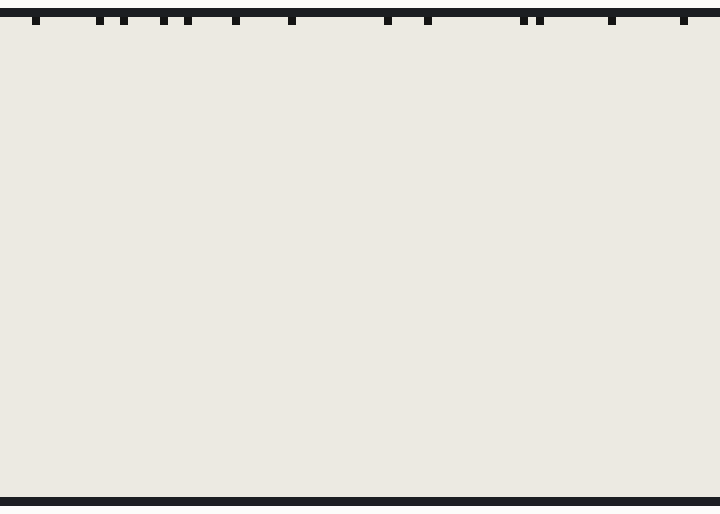
A sketch run on a simulated Arduino Uno, built for the host (arithmetic inside an expression is 32-bit, double 64-bit). Parts: 800×480 one-colour display. Random numbers use the default seed unless the sketch sets one.

Above: at 5.3 s.
At 8.9 s:
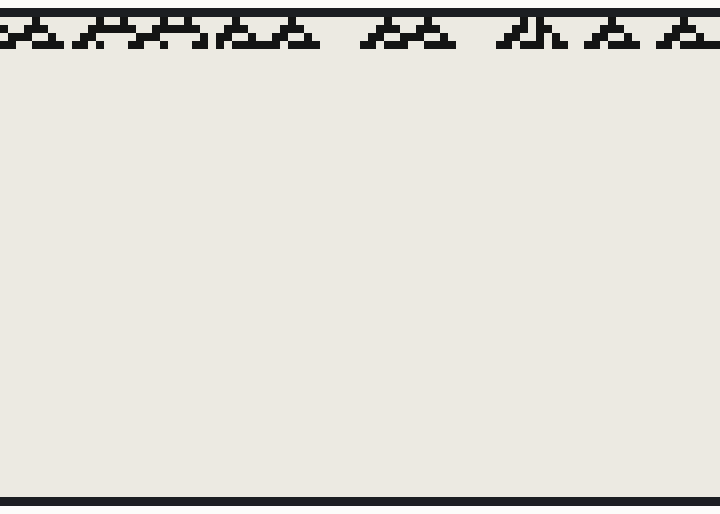
At 12.5 s:
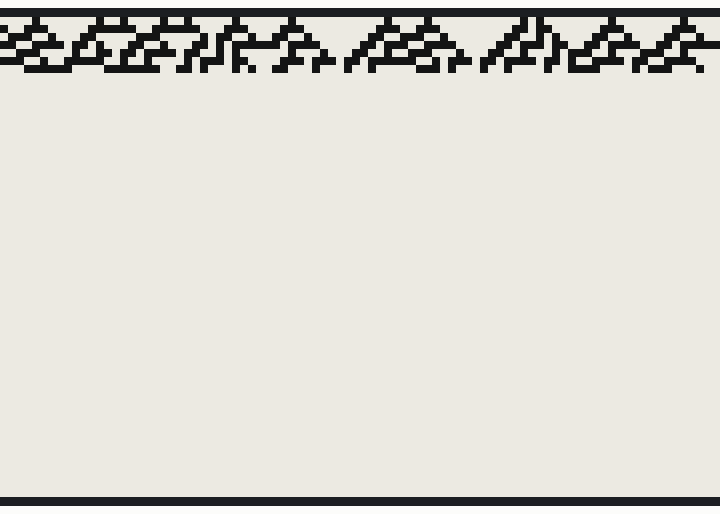
At 20.9 s:
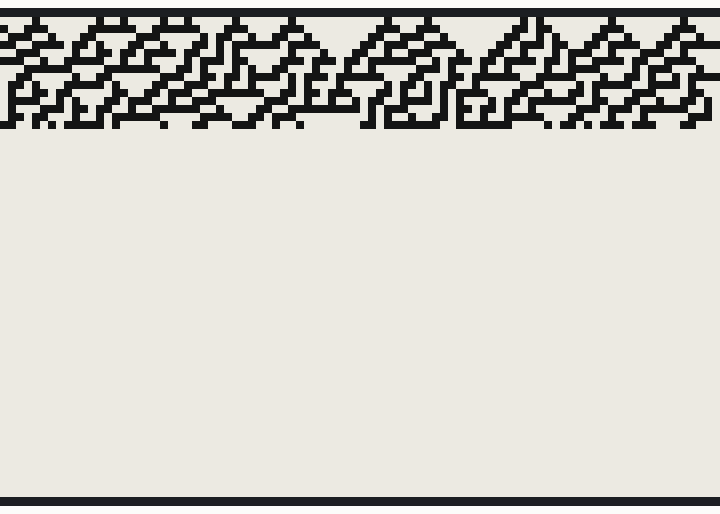
At 29.3 s:
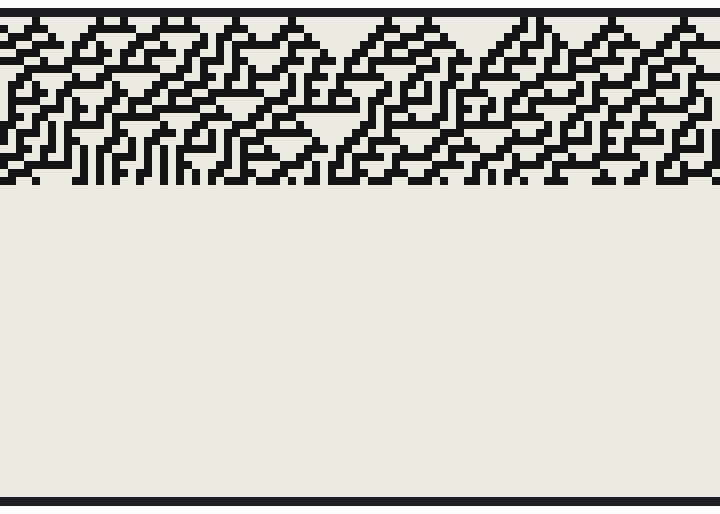
At 37.7 s:
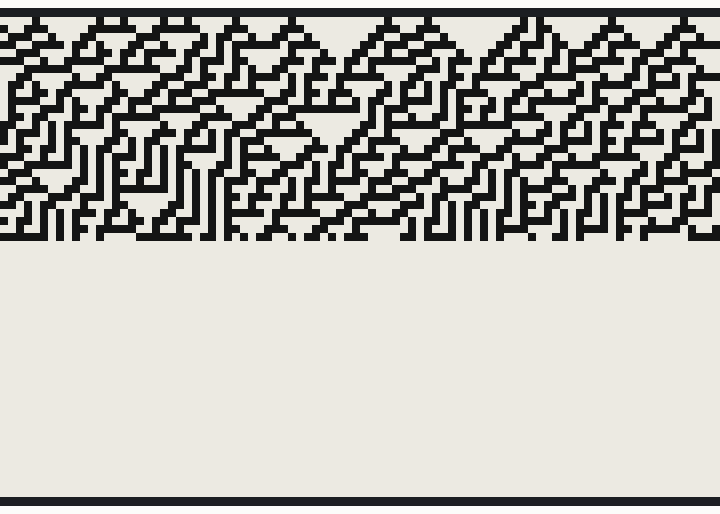

The sketch:

02_rule_30.ino
```cpp
#include <GxEPD2_BW.h>

#define H 480
#define W 800
#define CELL_SIDE 8
#define NUM_CELLS (W/CELL_SIDE)
#define TAPE_SIZE (NUM_CELLS*2)  // "Infinite" tape

GxEPD2_BW<GxEPD2_750_T7, GxEPD2_750_T7::HEIGHT> display(GxEPD2_750_T7(/*CS=5*/ SS, /*DC=*/ 17, /*RST=*/ 16, /*BUSY=*/ 4));
int loop_count = 0;

bool tape[TAPE_SIZE];

void setup() {
  initDisplay();
  initializeTape();
}

void initDisplay() {
  display.init(0, true, 2, false);
  display.setRotation(0);
  display.fillScreen(GxEPD_WHITE);
}

void fullRefresh() {
  display.clearScreen();
}

void initializeTape() {
  for (int i=0; i<TAPE_SIZE; i++) {
    bool state = false;
    if (random(0, 10) < 2) {
      state = true;
    }
    // if (i == 80) state = true;
    tape[i] = state;
  }
}

bool evaluate(bool left, bool center, bool right) {
  return (left ^ (center || right));
}

void updateTape() {
  bool new_tape[TAPE_SIZE];

  new_tape[0] = evaluate(false, tape[0], tape[1]);
  for (int i=1; i < (TAPE_SIZE-1); i++) {
    new_tape[i] = evaluate(tape[i-1], tape[i], tape[i+1]);
  }
  new_tape[TAPE_SIZE-1] = evaluate(tape[TAPE_SIZE-2], tape[TAPE_SIZE-1], false);

  for (int i=0; i < TAPE_SIZE; i++) {
    tape[i] = new_tape[i];
  }
}

void loop() {
  if (loop_count % 100 == 0) {
    fullRefresh();
  }

  int current_line = loop_count % (H/CELL_SIDE);
  int first_cell = 30;
  for (int i=first_cell; i < (first_cell+NUM_CELLS); i++) {
    uint16_t color = tape[i] ? GxEPD_BLACK : GxEPD_WHITE;
    int x = i - first_cell;
    display.fillRect(x*CELL_SIDE, current_line*CELL_SIDE, CELL_SIDE, CELL_SIDE, color);
  }

  display.displayWindow(0, 0, display.width(), display.height());
  updateTape();

  loop_count++;
}
```

Measured:
- what the display in image 0 shows lasts 1.2 s, from 5.3 s to 6.5 s
